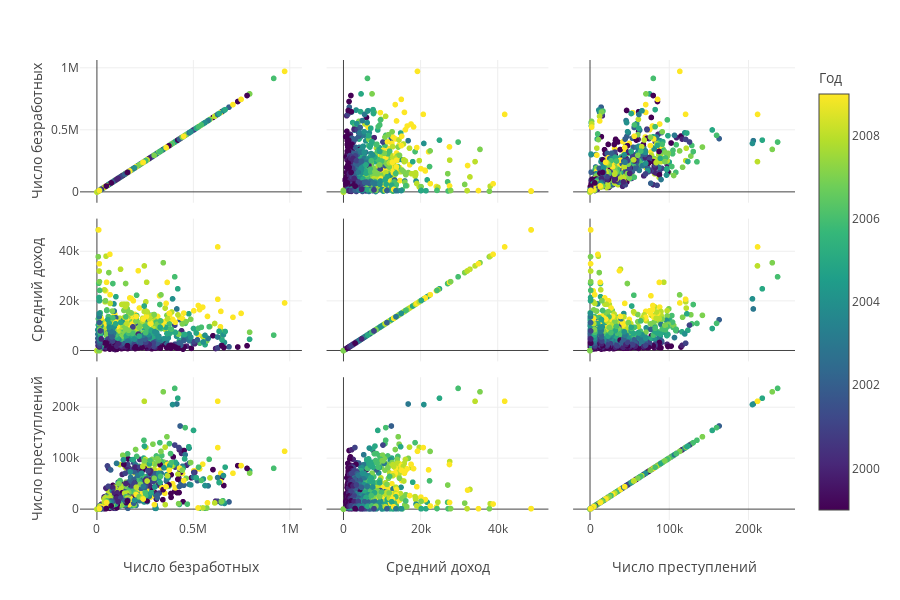

The code cell stored with this chart in its notebook:
### Code cell
px.scatter_matrix(
    data_frame = data,
    dimensions = ['Число безработных', 'Средний доход' , 'Число преступлений'],
    color = 'Год'
)

### Figure 1 — Plotly figure (JSON) as saved in the notebook; plotly's stock layout.template omitted (floating-point values rounded to 4 significant figures; data arrays with more than 128 entries replaced by an {"elided": "..."} marker saying what was removed)
{"data": [{"dimensions": [{"axis": {"matches": true}, "label": "Число безработных", "values": {"elided": "949 float values"}}, {"axis": {"matches": true}, "label": "Средний доход", "values": {"elided": "949 float values"}}, {"axis": {"matches": true}, "label": "Число преступлений", "values": {"elided": "949 int values"}}], "hoverlabel": {"namelength": 0}, "hovertemplate": "%{xaxis.title.text}=%{x}<br>%{yaxis.title.text}=%{y}<br>Год=%{marker.color}", "legendgroup": "", "marker": {"color": {"elided": "949 int values"}, "coloraxis": "coloraxis", "symbol": "circle"}, "name": "", "showlegend": false, "type": "splom"}], "layout": {"coloraxis": {"colorbar": {"title": {"text": "Год"}}, "colorscale": [[0, "#440154"], [0.1111, "#482878"], [0.2222, "#3e4989"], [0.3333, "#31688e"], [0.4444, "#26828e"], [0.5556, "#1f9e89"], [0.6667, "#35b779"], [0.7778, "#6ece58"], [0.8889, "#b5de2b"], [1, "#fde725"]]}, "dragmode": "select", "height": 600, "legend": {"tracegroupgap": 0}, "margin": {"t": 60}}}
